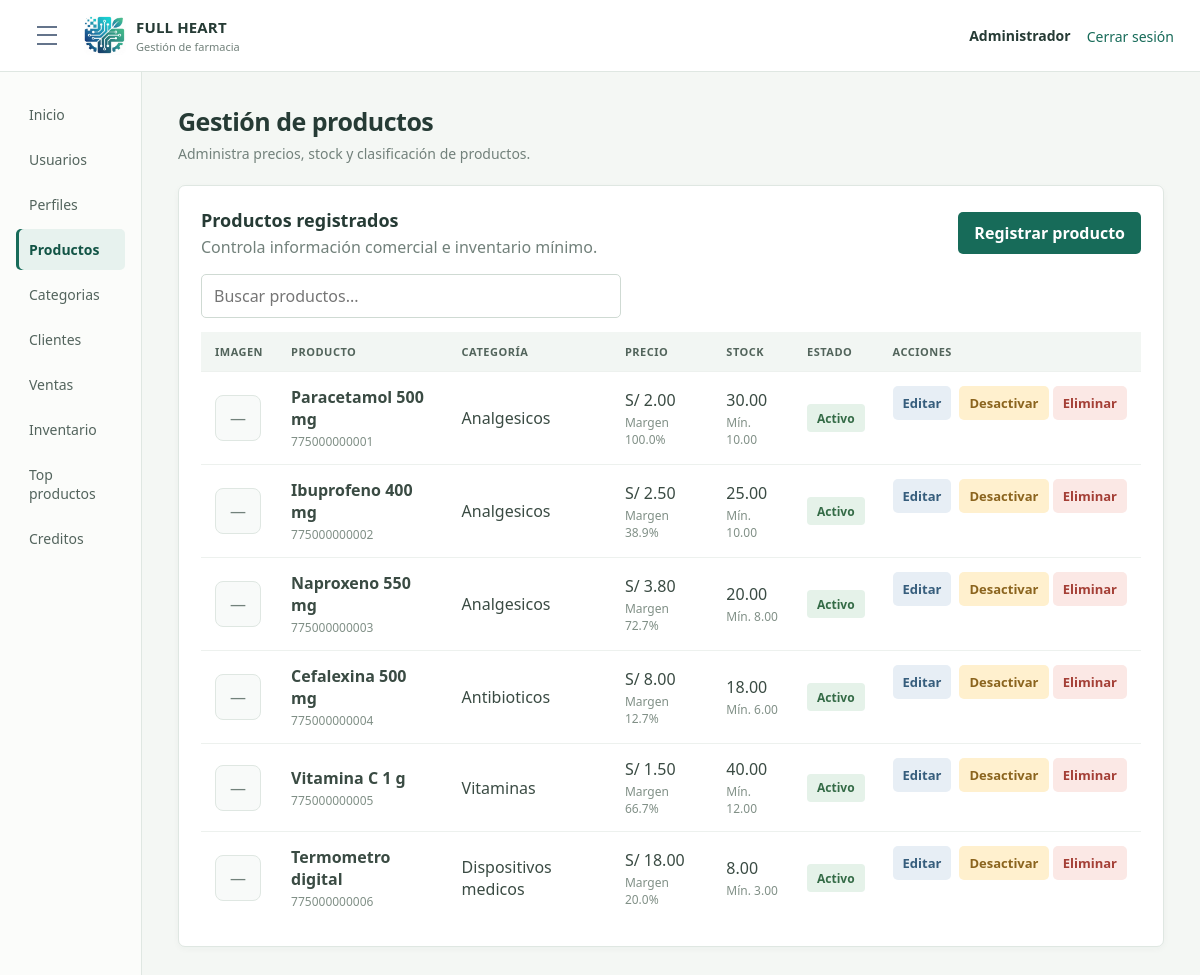
Page /index.php?route=module/productos (signed in) on the committed database.
### tables this page shows
CREATE TABLE `opcion` (
  `idopcion` int(11) NOT NULL AUTO_INCREMENT,
  `descripcion` varchar(100) NOT NULL,
  `url` varchar(200) NOT NULL,
  `icono` varchar(50) NOT NULL DEFAULT 'fa-circle',
  `estado` tinyint(1) NOT NULL DEFAULT 1,
  `fecha_creacion` datetime NOT NULL DEFAULT current_timestamp(),
  PRIMARY KEY (`idopcion`)
);

CREATE TABLE `producto` (
  `idproducto` int(11) NOT NULL AUTO_INCREMENT,
  `nombre` varchar(150) NOT NULL,
  `codigobarra` varchar(50) DEFAULT NULL,
  `pventa` decimal(11,2) NOT NULL DEFAULT 0.00,
  `pcompra` decimal(11,2) NOT NULL DEFAULT 0.00,
  `stock` decimal(11,2) NOT NULL DEFAULT 0.00,
  `stockseguridad` decimal(11,2) NOT NULL DEFAULT 0.00,
  `idunidad` int(11) NOT NULL,
  `idcategoria` int(11) NOT NULL,
  `idafectacion` int(11) NOT NULL DEFAULT 1,
  `urlimagen` varchar(250) DEFAULT NULL,
  `estado` tinyint(1) NOT NULL DEFAULT 1,
  `fecha_creacion` datetime NOT NULL DEFAULT current_timestamp(),
  PRIMARY KEY (`idproducto`),
  KEY `idx_producto_unidad` (`idunidad`),
  KEY `idx_producto_categoria` (`idcategoria`),
  KEY `idx_producto_afectacion` (`idafectacion`),
  CONSTRAINT `fk_producto_unidad` FOREIGN KEY (`idunidad`) REFERENCES `unidad` (`idunidad`),
  CONSTRAINT `fk_producto_categoria` FOREIGN KEY (`idcategoria`) REFERENCES `categoria` (`idcategoria`),
  CONSTRAINT `fk_producto_afectacion` FOREIGN KEY (`idafectacion`) REFERENCES `afectacion` (`idafectacion`)
);

CREATE TABLE `categoria` (
  `idcategoria` int(11) NOT NULL AUTO_INCREMENT,
  `nombre` varchar(100) NOT NULL,
  `estado` tinyint(1) DEFAULT 1,
  `fecha_creacion` datetime NOT NULL DEFAULT current_timestamp(),
  PRIMARY KEY (`idcategoria`)
);

### app/Controllers/ProductoController.php (called while the page is built, shortened)
<?php
class ProductoController
{
    private Product $products;
    private Profile $profiles;
    public function __construct(Product $products, Category $categories, Profile $profiles)
    {
        $this->products = $products;
        $this->profiles = $profiles;
    }
    public function index(): void
    {
        $menuOptions = $this->requireAccess("GET");
        $products = $this->products->all();
        require __DIR__ . "/../Views/layout/app.php";
    }
    private function requireAccess(string $method): array
    {
        $menuOptions = $this->profiles->menuOptions((int) ($_SESSION["idperfil"] ?? 0));
        foreach ($menuOptions as $option) {
            if (in_array($option["url"] ?? "", ["module/productos", "vista/productos.php"], true)) {
                $allowed = true;
                break;
            }
        }
        return $menuOptions;
    }
}

### app/Models/Profile.php (called while the page is built, shortened)
<?php
class Profile
{
    private PDO $db;
    public function __construct(PDO $db)
    {
        $this->db = $db;
    }
    public function menuOptions(int $profileId): array
    {
        $sql = "SELECT o.descripcion, o.url, o.icono
                FROM acceso a
                INNER JOIN opcion o ON o.idopcion = a.idopcion
                WHERE a.idperfil = :idperfil
                  AND a.estado = 1
                  AND o.estado = 1
                ORDER BY o.idopcion";
        $statement = $this->db->prepare($sql);
        $statement->execute(["idperfil" => $profileId]);
        return $statement->fetchAll();
    }
}

### app/Models/User.php (called while the page is built, shortened)
<?php
class User
{
    private PDO $db;
    public function __construct(PDO $db)
    {
        $this->db = $db;
    }
    public function isActive(int $id): bool
    {
        $statement = $this->db->prepare("SELECT 1 FROM usuario WHERE idusuario = :id AND estado = 1");
        $statement->execute(["id" => $id]);
        return $statement->fetchColumn() !== false;
    }
}

### app/Models/Product.php (called while the page is built, shortened)
<?php
class Product
{
    private PDO $db;
    public function __construct(PDO $db)
    {
        $this->db = $db;
    }
    public function all(): array
    {
        return $this->db->query("SELECT p.idproducto, p.nombre, p.codigobarra, p.urlimagen, p.pventa, p.pcompra,
                                       p.stock, p.stockseguridad, p.estado,
                                       c.nombre AS categoria, u.descripcion AS unidad,
                                       a.descripcion AS afectacion
                                FROM producto p
                                INNER JOIN categoria c ON c.idcategoria = p.idcategoria
                                INNER JOIN unidad u ON u.idunidad = p.idunidad
                                INNER JOIN afectacion a ON a.idafectacion = p.idafectacion
                                ORDER BY p.idproducto")->fetchAll(PDO::FETCH_ASSOC);
    }
}

### app/Views/productos/index.php (the view, shortened to what this page needs)
<div class="page-title">
    <h1>Gestión de productos</h1>
    <p>Administra precios, stock y clasificación de productos.</p>
</div>
<section class="panel">
    <div class="section-toolbar">
        <div>
            <h2>Productos registrados</h2>
            <p>Controla información comercial e inventario mínimo.</p>
        </div>
        <a class="btn btn-primary" href="index.php?route=module/productos/crear">Registrar producto</a>
    </div>
    <input class="table-filter" type="search" data-filter-target="#productos-table-1" placeholder="Buscar productos..." aria-label="Buscar productos">
    <div class="table-wrap">
        <table class="data-table product-table" id="productos-table-1">
            <thead>
                <tr>
                    <th scope="col">Imagen</th>
                    <th scope="col">Producto</th>
                    <th scope="col">Categoría</th>
                    <th scope="col">Precio</th>
                    <th scope="col">Stock</th>
                    <th scope="col">Estado</th>
                    <th scope="col">Acciones</th>
                </tr>
            </thead>
            <tbody>
                <?php foreach ($products as $product): ?>
                    <tr>
                        <td>
                            <?php if (!empty($product["urlimagen"])): ?>
                                <img class="product-table-image" src="<?= htmlspecialchars($product["urlimagen"], ENT_QUOTES, "UTF-8") ?>" alt="" loading="lazy">
                            <?php else: ?>
                                <span class="product-table-image-placeholder" aria-label="Sin imagen">—</span>
                            <?php endif; ?>
                        </td>
                        <td>
                            <strong><?= htmlspecialchars($product["nombre"], ENT_QUOTES, "UTF-8") ?></strong>
                            <small><?= htmlspecialchars($product["codigobarra"] ?: "Sin código", ENT_QUOTES, "UTF-8") ?></small>
                        </td>
                        <td><?= htmlspecialchars($product["categoria"], ENT_QUOTES, "UTF-8") ?></td>
                        <td>S/ <?= number_format((float) $product["pventa"], 2) ?><?php $cost = (float) $product["pcompra"]; $margin = $cost > 0 ? (((float) $product["pventa"] - $cost) / $cost) * 100 : null; ?><small><?= $margin === null ? "Sin costo registrado" : "Margen " . number_format($margin, 1) . "%" ?></small></td>
                        <td>
                            <?= number_format((float) $product["stock"], 2) ?>
                            <small>Mín. <?= number_format((float) $product["stockseguridad"], 2) ?></small>
                        </td>
                        <td><span class="status-badge <?= (int) $product["estado"] === 1 ? "is-active" : "is-muted" ?>"><?= (int) $product["estado"] === 1 ? "Activo" : "Inactivo" ?></span></td>
                        <td class="action-cell">
                            <a class="btn btn-action-edit btn-sm" href="index.php?route=module/productos/editar&amp;id=<?= (int) $product["idproducto"] ?>">Editar</a>
                            <form action="index.php?route=module/productos/estado" method="post">
                                <?php if ((int) $product["estado"] === 1): ?>
                                    <button class="btn btn-action-disable btn-sm" type="submit" name="accion" value="desactivar" onclick="return confirm('El producto quedará inactivo temporalmente. ¿Continuar?')">Desactivar</button>
                                    <button class="btn btn-action-delete btn-sm" type="submit" name="accion" value="eliminar" onclick="return confirm('El producto quedará inactivo y conservará su historial. ¿Continuar?')">Eliminar</button>
                                <?php else: ?>
                                    <button class="btn btn-action-enable btn-sm" type="submit" name="accion" value="activar">Activar</button>
                                <?php endif; ?>
                            </form>
                        </td>
                    </tr>
                <?php endforeach; ?>
            </tbody>
        </table>
    </div>
</section>

### app/Views/layout/sidebar.php
<?php $currentRoute = $_GET["route"] ?? "dashboard"; ?>
<aside class="sidebar">
    <nav aria-label="Menu principal">
        <a href="index.php?route=dashboard" <?= $currentRoute === "dashboard" ? 'aria-current="page"' : "" ?>>Inicio</a>
        <?php foreach ($menuOptions as $option): ?>
            <?php $route = $option["url"] ?? ""; ?>
            <a href="index.php?route=<?= urlencode($route) ?>" <?= ($currentRoute === $route || str_starts_with($currentRoute, $route . "/")) ? 'aria-current="page"' : "" ?>>
                <?= htmlspecialchars($option["descripcion"]) ?>
            </a>
        <?php endforeach; ?>
    </nav>
</aside>

### rows in the picture
opcion: descripcion "Usuarios"
opcion: descripcion "Perfiles"
opcion: descripcion "Productos"
opcion: descripcion "Categorias"
opcion: descripcion "Clientes"
opcion: descripcion "Ventas"
opcion: descripcion "Inventario"
opcion: descripcion "Top productos"
opcion: descripcion "Creditos"
producto: nombre "Paracetamol 500 mg", codigobarra "775000000001", idcategoria.nombre "Analgesicos", pventa "2.00", margin "100.0", stock "30.00", stockseguridad "10.00", estado "Activo"
producto: nombre "Ibuprofeno 400 mg", codigobarra "775000000002", idcategoria.nombre "Analgesicos", pventa "2.50", margin "38.9", stock "25.00", stockseguridad "10.00", estado "Activo"
producto: nombre "Naproxeno 550 mg", codigobarra "775000000003", idcategoria.nombre "Analgesicos", pventa "3.80", margin "72.7", stock "20.00", stockseguridad "8.00", estado "Activo"
producto: nombre "Cefalexina 500 mg", codigobarra "775000000004", idcategoria.nombre "Antibioticos", pventa "8.00", margin "12.7", stock "18.00", stockseguridad "6.00", estado "Activo"
producto: nombre "Vitamina C 1 g", codigobarra "775000000005", idcategoria.nombre "Vitaminas", pventa "1.50", margin "66.7", stock "40.00", stockseguridad "12.00", estado "Activo"
producto: nombre "Termometro digital", codigobarra "775000000006", idcategoria.nombre "Dispositivos medicos", pventa "18.00", margin "20.0", stock "8.00", stockseguridad "3.00", estado "Activo"

### other values in the picture
$_SESSION["nombre"] "Administrador"
